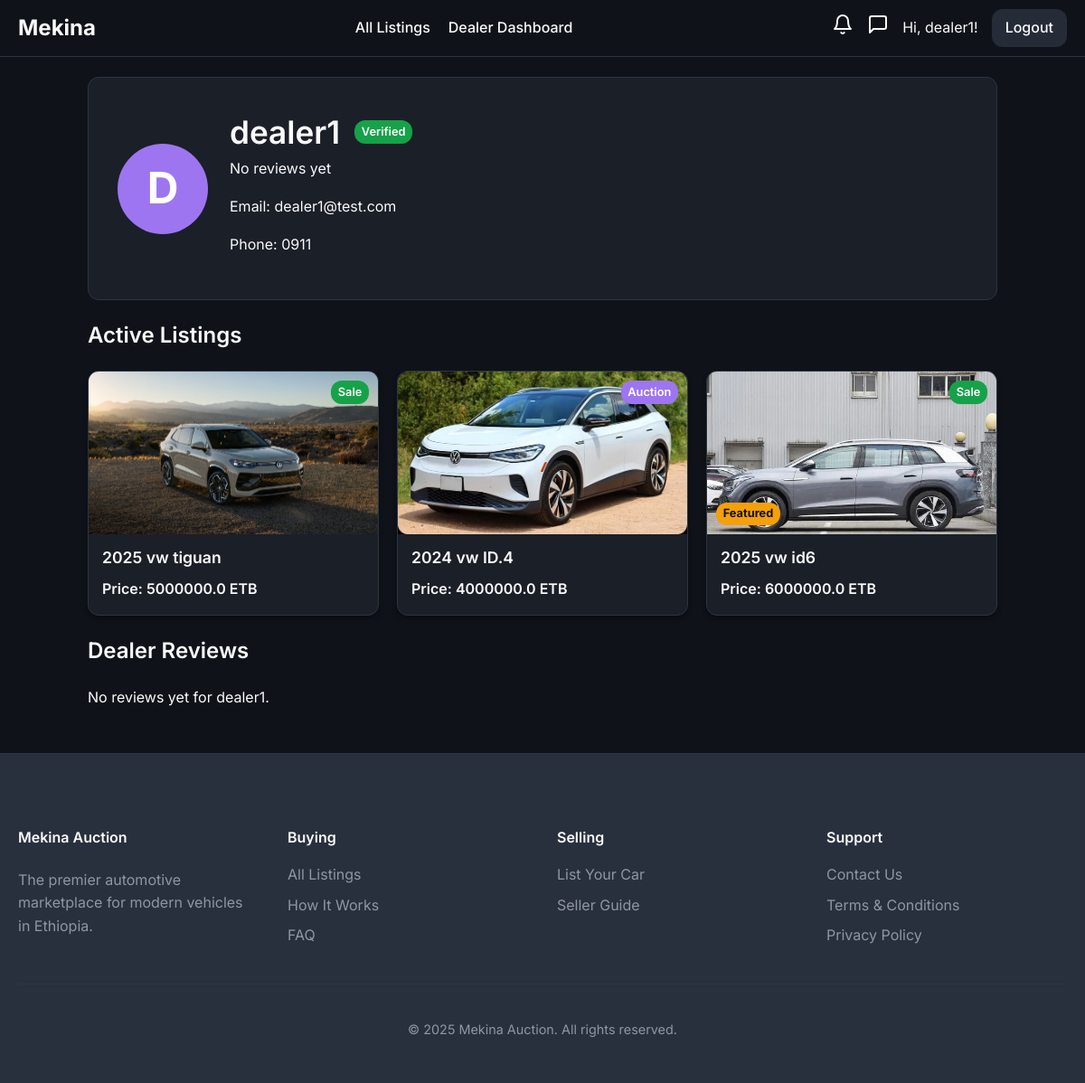
/dealer/profile/3 (signed in), run on the app's committed database.
### models/user.py (models this page shows, shortened)
class User(UserMixin, db.Model):
    id = db.Column(db.Integer, primary_key=True)
    username = db.Column(db.String(64), index=True, unique=True, nullable=False)
    email = db.Column(db.String(120), index=True, unique=True, nullable=False)
    phone_number = db.Column(db.String(20), nullable=True)
    password_hash = db.Column(db.String(128))
    is_admin = db.Column(db.Boolean, default=False)
    is_dealer = db.Column(db.Boolean, default=False)
    is_rental_company = db.Column(db.Boolean, default=False)
    is_verified = db.Column(db.Boolean, default=False) # For verified dealers
    points = db.Column(db.Integer, nullable=False, default=5) # Points for dealers to bid
    cars = db.relationship('Car', backref='owner', lazy='dynamic')
    bids = db.relationship('Bid', backref='bidder', lazy='dynamic')
    dealer_bids = db.relationship('DealerBid', backref='dealer', lazy='dynamic')
    car_requests = db.relationship('CarRequest', backref='customer', lazy='dynamic')
    ratings_given = db.relationship('DealerRating', foreign_keys='DealerRating.buyer_id', back_populates='buyer', lazy='dynamic')
    ratings_received = db.relationship('DealerRating', foreign_keys='DealerRating.dealer_id', back_populates='dealer', lazy='dynamic')

### models/car.py (models this page shows, shortened)
class Car(db.Model):
    id = db.Column(db.Integer, primary_key=True)
    make = db.Column(db.String(64), nullable=False)
    model = db.Column(db.String(64), nullable=False)
    year = db.Column(db.Integer, nullable=False)
    description = db.Column(db.Text, nullable=True)
    owner_id = db.Column(db.Integer, db.ForeignKey('user.id'), nullable=False)
    service_history_url = db.Column(db.String(200), nullable=True)
    inspection_report_url = db.Column(db.String(200), nullable=True)
    is_approved = db.Column(db.Boolean, default=False, nullable=False)
    is_active = db.Column(db.Boolean, default=True, nullable=False)
    is_featured = db.Column(db.Boolean, default=False, nullable=False)
    is_bank_loan_available = db.Column(db.Boolean, default=False, nullable=False)
    transmission = db.Column(db.String(50))
    drivetrain = db.Column(db.String(50))
    mileage = db.Column(db.Integer)
    fuel_type = db.Column(db.String(50))
    condition = db.Column(db.String(50)) # e.g., New, Used
    body_type = db.Column(db.String(50), nullable=True) # e.g., SUV, Sedan
    listing_type = db.Column(db.String(50), default='auction', nullable=False) # 'auction', 'sale', 'rental'
    fixed_price = db.Column(db.Float, nullable=True) # For 'sale' listing_type
    auction = db.relationship('Auction', backref='car', uselist=False, cascade="all, delete-orphan")
    rental_listing = db.relationship('RentalListing', backref='car', uselist=False, cascade="all, delete-orphan")
    images = db.relationship('CarImage', backref='car', lazy=True, cascade="all, delete-orphan") # One-to-many relationship with CarImage
    equipment = db.relationship('Equipment', secondary=car_equipment_association, lazy='subquery', backref=db.backref('cars', lazy=True))
    @property
    def primary_image_url(self):
        if self.images:
            return self.images[0].image_url
        return None

### models/car_image.py (models this page shows, shortened)
class CarImage(db.Model):
    __tablename__ = 'car_images'
    id = db.Column(db.Integer, primary_key=True)
    image_url = db.Column(db.String(255), nullable=False)
    car_id = db.Column(db.Integer, db.ForeignKey('car.id'), nullable=False)

### models/auction.py (models this page shows, shortened)
class Auction(db.Model):
    id = db.Column(db.Integer, primary_key=True)
    start_time = db.Column(db.DateTime, nullable=False, default=datetime.utcnow)
    end_time = db.Column(db.DateTime, nullable=False)
    start_price = db.Column(db.Float, nullable=False)
    current_price = db.Column(db.Float, nullable=False)
    car_id = db.Column(db.Integer, db.ForeignKey('car.id'), nullable=False, unique=True)
    winner_id = db.Column(db.Integer, db.ForeignKey('user.id'), nullable=True)
    bids = db.relationship('Bid', backref='auction', lazy='dynamic', cascade="all, delete-orphan")
    questions = db.relationship('Question', back_populates='auction', lazy='dynamic', cascade="all, delete-orphan")

### routes/dealer.py (the view)
@dealer_bp.route('/profile/<int:dealer_id>')
def profile(dealer_id):
    dealer = User.query.filter_by(id=dealer_id, is_dealer=True).first_or_404()
    active_listings = Car.query.filter_by(owner_id=dealer.id, is_approved=True, is_active=True).order_by(Car.id.desc()).all()
    ratings = dealer.reviews_received.all()
    avg_rating = 0
    if ratings:
        avg_rating = sum(r.rating for r in ratings) / len(ratings)
    is_profile_owner = current_user.is_authenticated and current_user.id == dealer.id
    can_view_phone = is_profile_owner or (current_user.is_authenticated and current_user.is_admin)
    return render_template('dealer_profile.html',
                           dealer=dealer,
                           listings=active_listings,
                           ratings=ratings,
                           avg_rating=avg_rating,
                           can_view_phone=can_view_phone)

### templates/dealer_profile.html (shortened to what this page needs)
{% extends "base.html" %}
{% block main_content %}
<div class="container">
    <div class="dealer-profile-hero">
        <div class="dealer-info">
            <div class="dealer-logo-placeholder">
                {{ dealer.username[0]|upper }}
            </div>
            <div class="dealer-details">
                <div class="dealer-name-verified">
                    <h1>{{ dealer.username }}</h1>
                    {% if dealer.is_verified %}
                        <span class="verified-badge">Verified</span>
                    {% endif %}
                </div>
                <div class="dealer-rating-summary">
                    {% if avg_rating > 0 %}
                        {% for i in range(5) %}
                            <span class="star {% if i < avg_rating|round(0, 'floor') %}filled{% endif %}">★</span>
                        {% endfor %}
                        <span class="rating-text">{{ '%.1f'|format(avg_rating) }} ({{ ratings|length }} reviews)</span>
                    {% else %}
                        <span class="text-muted">No reviews yet</span>
                    {% endif %}
                </div>
                <p>Email: {{ dealer.email }}</p>
                {% if can_view_phone %}
                    <p>Phone: {{ dealer.phone_number }}</p>
                {% else %}
                    <p>Phone: <span class="text-muted">Contact dealer via message</span></p>
                {% endif %}
            </div>
        </div>
    </div>
    <div class="dashboard-section">
        <h2>Active Listings</h2>
        {% if listings %}
            <div class="auction-grid">
                {% for car in listings %}
                    <a href="{{ url_for('main.car_detail', car_id=car.id) }}" class="auction-card-link">
                        <div class="auction-card">
                            <div class="card-image-container">
                                <img src="{{ car.primary_image_url or url_for('static', filename='img/default_car.png') }}" alt="{{ car.make }} {{ car.model }}">
                                {% if car.is_featured %}<span class="featured-tag">Featured</span>{% endif %}
                                <span class="listing-type-tag {{ car.listing_type }}">{{ car.listing_type|title }}</span>
                            </div>
                            <div class="card-content">
                                <h3>{{ car.year }} {{ car.make }} {{ car.model }}</h3>
                                <p>Price: {{ car.fixed_price or car.auction.current_price or car.rental_listing.price_per_day }} ETB</p>
                            </div>
                        </div>
                    </a>
                {% endfor %}
            </div>
        {% else %}
            <p>{{ dealer.username }} currently has no active listings.</p>
        {% endif %}
    </div>
    <div class="dashboard-section">
        <h2>Dealer Reviews</h2>
        {% if ratings %}
            <div class="review-list">
                {% for review in ratings %}
                    <div class="review-card">
                        <div class="review-header">
                            {% for i in range(5) %}
                                <span class="star {% if i < review.rating %}filled{% endif %}">★</span>
                            {% endfor %}
                            <span class="text-muted">{{ review.buyer.username }} on {{ review.timestamp.strftime('%b %d, %Y') }}</span>
                        </div>
                        {% if review.review_text %}
                            <p class="review-text">{{ review.review_text }}</p>
                        {% endif %}
                    </div>
                {% endfor %}
            </div>
        {% else %}
            <p>No reviews yet for {{ dealer.username }}.</p>
        {% endif %}
    </div>
</div>
{% endblock %}

### templates/base.html (shortened to what this page needs)
<!DOCTYPE html>
<html lang="en">
<head>
    <link rel="stylesheet" href="{{ url_for('static', filename='css/style.css', v=now.timestamp()) }}">
</head>
<body class="{% block body_class %}{% endblock %}">
    <nav>
        <a href="{{ url_for('main.home') }}" class="nav-brand">Mekina</a>
        <div class="nav-menu" id="nav-menu">
            <ul>
                {% if current_user.is_authenticated and current_user.is_admin %}
                    <li><a href="{{ url_for('admin.dashboard') }}" class="{{ 'active' if request.endpoint == 'admin.dashboard' }}">Dashboard</a></li>
                    <li><a href="{{ url_for('admin.rental_management') }}" class="{{ 'active' if request.endpoint == 'admin.rental_management' }}">Manage Rentals</a></li>
                    <li><a href="{{ url_for('admin.dealer_management') }}" class="{{ 'active' if request.endpoint == 'admin.dealer_management' }}">Manage Dealers</a></li>
                    <li><a href="{{ url_for('admin.user_management') }}" class="{{ 'active' if request.endpoint == 'admin.user_management' }}">Users</a></li>
                    <li><a href="{{ url_for('auctions.list_auctions') }}" class="{{ 'active' if request.endpoint == 'auctions.list_auctions' }}">Manage Listings</a></li>
                {% elif current_user.is_authenticated and current_user.is_rental_company %}
                    <li><a href="{{ url_for('rentals.dashboard') }}" class="{{ 'active' if request.endpoint == 'rentals.dashboard' }}">Rental Dashboard</a></li>
                {% elif current_user.is_authenticated and current_user.is_dealer %}
                    <li><a href="{{ url_for('main.all_listings') }}" class="{{ 'active' if request.endpoint == 'main.all_listings' }}">All Listings</a></li>
                    <li><a href="{{ url_for('dealer.dashboard') }}" class="{{ 'active' if request.endpoint == 'dealer.dashboard' }}">Dealer Dashboard</a></li>
                {% endif %}
            </ul>
            <div class="nav-right">
                {% if current_user.is_authenticated %}
                    <a href="{{ url_for('main.notifications') }}" class="desktop-icon-link notification-bell-link {% if request.endpoint == 'main.notifications' %}active{% endif %}">
                    </a>
                    {% if current_user.is_dealer %}
                        <a href="{{ url_for('dealer.list_messages') }}" class="desktop-icon-link {% if 'dealer.list_messages' in request.endpoint or 'dealer.view_conversation' in request.endpoint %}active{% endif %}">
                            <svg xmlns="http://www.w3.org/2000/svg" width="24" height="24" viewBox="0 0 24 24" fill="none" stroke="currentColor" stroke-width="2" stroke-linecap="round" stroke-linejoin="round" class="feather feather-message-square"><path d="M21 15a2 2 0 0 1-2 2H7l-4 4V5a2 2 0 0 1 2-2h14a2 2 0 0 1 2 2z"></path></svg>
                        </a>
                    {% endif %}
                    <span class="desktop-username">Hi, {{ current_user.username }}!</span>
                    <a href="{{ url_for('auth.logout') }}" class="nav-button">Logout</a>
                {% else %}
                    <a href="{{ url_for('auth.login') }}" class="nav-button">Login</a>
                    <a href="{{ url_for('auth.register') }}" class="nav-button">Register</a>
                {% endif %}
            </div>
        </div>
    </nav>
    {% block main_content %}{% endblock %}
    <footer class="site-footer">
        <div class="container">
            <div class="footer-content-grid">
                <div class="footer-brand">
                    <h4>Mekina Auction</h4>
                    <p>
                        The premier automotive marketplace for modern vehicles in Ethiopia.
                    </p>
                </div>
                <div class="footer-links">
                    <h4>Buying</h4>
                    <ul>
                        <li><a href="{{ url_for('main.all_listings') }}">All Listings</a></li>
                        <li><a href="{{ url_for('main.how_it_works') }}">How It Works</a></li>
                        <li><a href="#">FAQ</a></li>
                    </ul>
                </div>
                <div class="footer-links">
                    <h4>Selling</h4>
                    <ul>
                        <li><a href="{{ url_for('seller.submit_car') }}">List Your Car</a></li>
                        <li><a href="#">Seller Guide</a></li>
                    </ul>
                </div>
                <div class="footer-links">
                    <h4>Support</h4>
                    <ul>
                        <li><a href="#">Contact Us</a></li>
                        <li><a href="#">Terms & Conditions</a></li>
                        <li><a href="#">Privacy Policy</a></li>
                    </ul>
                </div>
            </div>
            <div class="footer-bottom">
                <p>&copy; {{ now.year }} Mekina Auction. All rights reserved.</p>
            </div>
        </div>
    </footer>
</body>
</html>

### data on the page
User: username "dealer1", username "D", email "dealer1@test.com", phone_number "0911"
Car: image_url (picture), listing_type "Sale", year "2025", make "vw", model "tiguan", fixed_price "5000000.0"
Car: image_url (picture), listing_type "Auction", year "2024", make "vw", model "ID.4", fixed_price.current_price "4000000.0"
Car: image_url (picture), is_featured "Featured", listing_type "Sale", year "2025", make "vw", model "id6", fixed_price "6000000.0"
